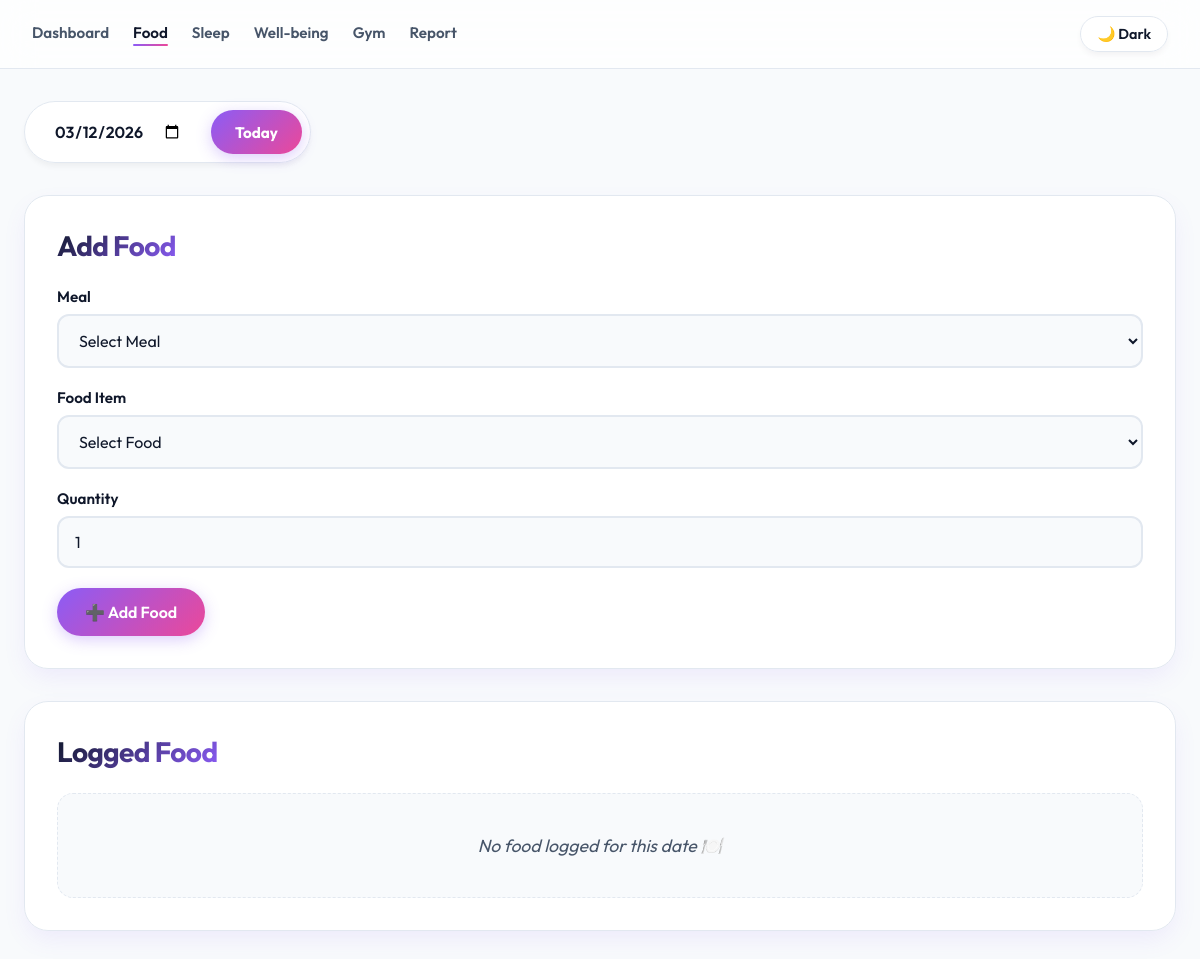
Page /food?date=2026-03-12 on the earlier database version.
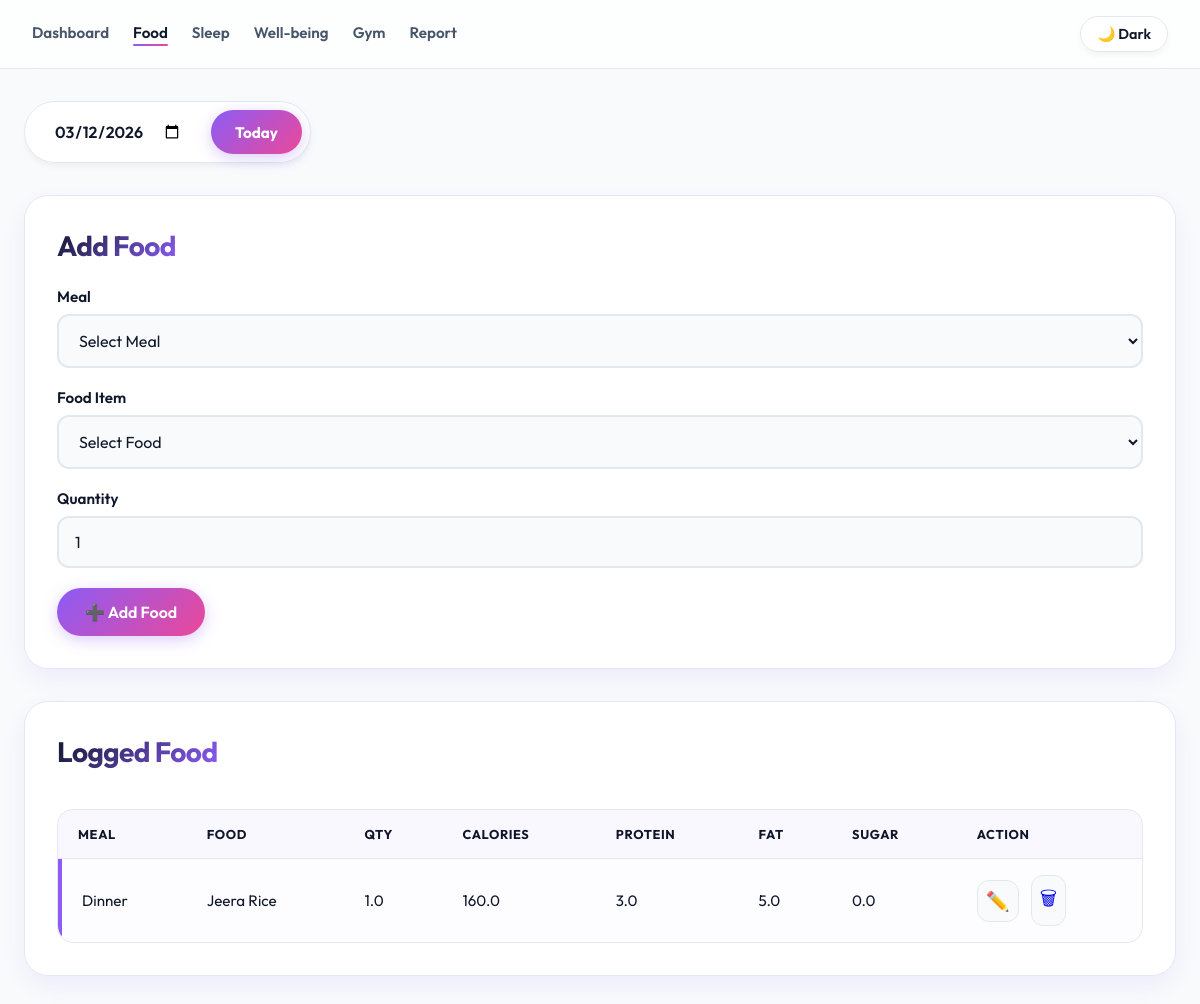
Same page on the later database version.
### tables this page shows
CREATE TABLE food_log (
            id INTEGER PRIMARY KEY AUTOINCREMENT,
            date TEXT,
            meal TEXT,
            food TEXT,
            qty REAL,
            calories REAL,
            protein REAL,
            fat REAL,
            sugar REAL
        );

### app.py (the view, shortened to what this page needs)
@app.route("/food", methods=["GET", "POST"])
def food():
    db = get_db()
    selected_date = request.args.get("date", request.form.get("date", date.today().isoformat()))
    food_logs = db.execute(
        "SELECT * FROM food_log WHERE date=? ORDER BY id DESC",
        (selected_date,)
    ).fetchall()
    db.close()
    return render_template("food.html", food_logs=food_logs, food_data=FOOD_DATA, selected_date=selected_date)

### app.py (called while the page is built)
def get_db():
    db = sqlite3.connect(DB_NAME)
    db.row_factory = sqlite3.Row
    return db

### templates/food.html (shortened to what this page needs)
<!DOCTYPE html>
<html lang="en">
<head>
    <link rel="stylesheet" href="{{ url_for('static', filename='style.css') }}">
</head>
<body>
<nav class="navbar">
    <div class="nav-left" id="navMenu">
        <a href="/">Dashboard</a>
        <a href="/food" class="active">Food</a>
        <a href="/sleep">Sleep</a>
        <a href="/wellbeing">Well-being</a>
        <a href="/gym">Gym</a>
        <a href="/report">Report</a>
    </div>
    <button id="themeToggle" class="theme-btn">🌙 Dark</button>
</nav>
<div class="page-container">
    <div class="date-control">
        <form method="get">
            <input
                type="date"
                name="date"
                value="{{ selected_date }}"
                onchange="this.form.submit()"
                class="date-input"
            >
        </form>
        <a href="/food" class="today-btn">Today</a>
    </div>
    <div class="card">
        <h2>Add Food</h2>
        <form method="post" class="food-form">
            <div class="form-row">
                <label>Meal</label>
                <select name="meal" id="mealSelect" required>
                    <option value="">Select Meal</option>
                </select>
            </div>
            <div class="form-row">
                <label>Food Item</label>
                <select name="food" id="foodSelect" required>
                    <option value="">Select Food</option>
                </select>
            </div>
            <div class="form-row">
                <label>Quantity</label>
                <input
                    type="number"
                    name="qty"
                    value="1"
                    step="0.5"
                    min="0.5"
                    required
                >
            </div>
            <button type="submit" class="primary-btn">➕ Add Food</button>
        </form>
    </div>
    <div class="card">
        <h2>Logged Food</h2>
        {% if food_logs %}
        <div class="table-wrapper">
        <table>
            <tr>
                <th>Meal</th>
                <th>Food</th>
                <th>Qty</th>
                <th>Calories</th>
                <th>Protein</th>
                <th>Fat</th>
                <th>Sugar</th>
                <th>Action</th>
            </tr>
            {% for f in food_logs %}
            <tr class="meal-{{ f.meal }}">
                <td>{{ f.meal }}</td>
                <td>{{ f.food }}</td>
                <td>{{ f.qty | round(2) }}</td>
                <td>{{ f.calories | round(2) }}</td>
                <td>{{ f.protein | round(2) }}</td>
                <td>{{ f.fat | round(2) }}</td>
                <td>{{ f.sugar | round(2) }}</td>
                <td class="action-cell">
                    <a href="/food/edit/{{ f.id }}"
                       class="action-btn edit-btn"
                       title="Edit">✏️</a>
                    <a href="/food/delete/{{ f.id }}?date={{ selected_date }}"
                       class="action-btn delete-btn"
                       title="Delete"
                       onclick="return confirm('Delete this item?')">🗑</a>
                </td>
            </tr>
            {% endfor %}
        </table>
        </div>
        {% else %}
            <p class="empty-state">No food logged for this date 🍽️</p>
        {% endif %}
    </div>
</div>
</body>
</html>

Differences in the rows shown:
added food_log: meal "Dinner", food "Jeera Rice", qty "1.0", calories "160.0", protein "3.0", fat "5.0", sugar "0.0"
Other differences:
text no longer shown: "No food logged for this date 🍽️"
text now shown: "MEAL FOOD QTY CALORIES PROTEIN FAT SUGAR ACTION"
